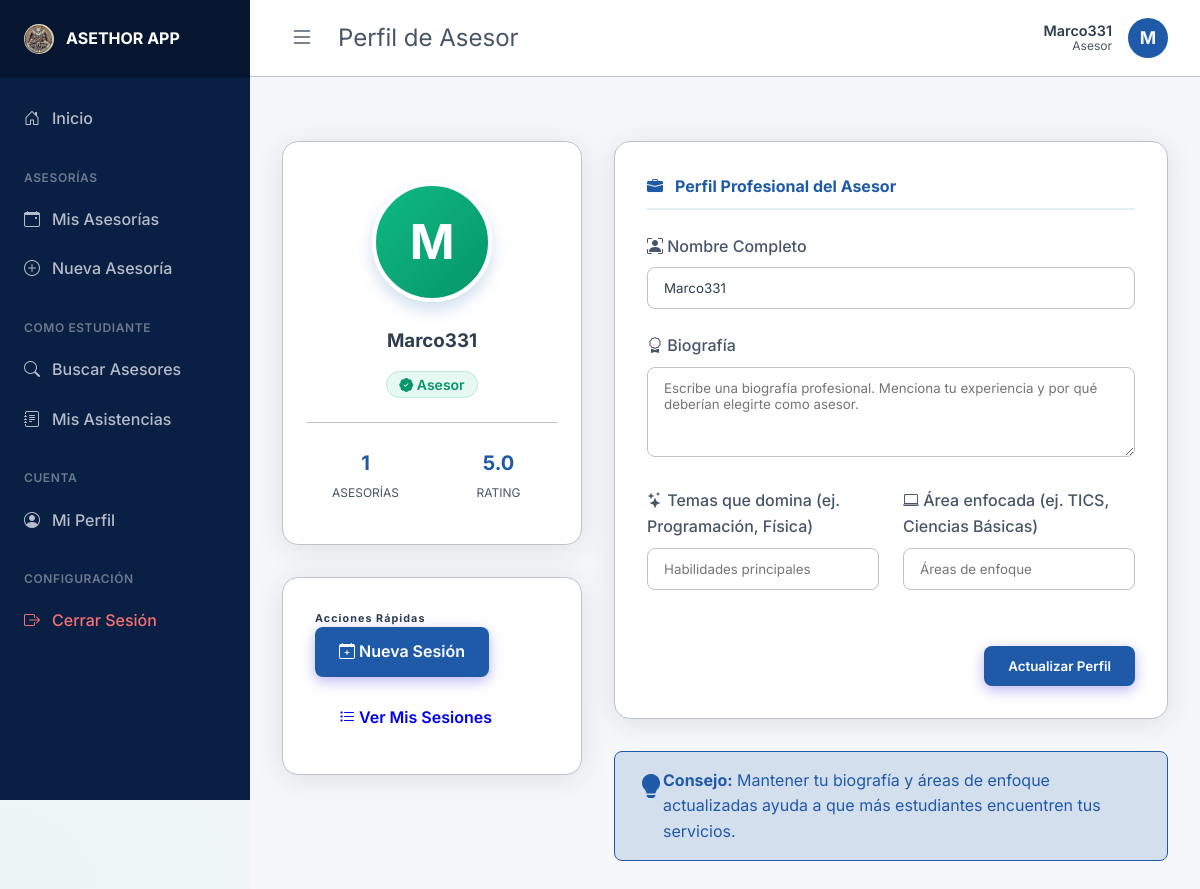
Page /asesor/profile (signed in) on the committed database.
### app/models.py (models this page shows, shortened)
class Profile(db.Model):
    id = db.Column(db.Integer, primary_key=True)
    user_id = db.Column(db.Integer, db.ForeignKey('user.id'), nullable=False)
    full_name = db.Column(db.String(100), nullable=True)
    bio = db.Column(db.Text, nullable=True)
    strengths = db.Column(db.String(200), nullable=True) # e.g. "matemáticas, programación"
    focus_areas = db.Column(db.String(200), nullable=True) # e.g. "álgebra, base de datos sql"
    rating_avg = db.Column(db.Float, default=0.0) # Calculated average for Asesores

class User(db.Model, UserMixin):
    id = db.Column(db.Integer, primary_key=True)
    username = db.Column(db.String(20), unique=True, nullable=False)
    password_hash = db.Column(db.String(60), nullable=False)
    role = db.Column(db.String(20), nullable=False, default='Estudiante') # Super-Admin, Admin, Asesor, Estudiante
    profile = db.relationship('Profile', backref='user', uselist=False, cascade='all, delete-orphan')
    sessions_given = db.relationship('TutoringSession', backref='asesor', cascade='all, delete-orphan')
    reviews_received = db.relationship('Review', foreign_keys='Review.asesor_id', backref='asesor_reviewed', cascade='all, delete-orphan')
    enrollments = db.relationship('Enrollment', backref='student', cascade='all, delete-orphan')
    reviews_given = db.relationship('Review', foreign_keys='Review.student_id', backref='student_reviewer', cascade='all, delete-orphan')

### app/routes/asesor.py (the view)
@asesor.route('/profile', methods=['GET', 'POST'])
def profile():
    form = UpdateAsesorProfileForm()
    if form.validate_on_submit():
        current_user.profile.full_name = form.full_name.data
        current_user.profile.bio = form.bio.data
        current_user.profile.strengths = form.strengths.data
        current_user.profile.focus_areas = form.focus_areas.data
        db.session.commit()
        flash('Tu perfil ha sido actualizado.', 'success')
        return redirect(url_for('asesor.profile'))
    elif request.method == 'GET':
        form.full_name.data = current_user.profile.full_name
        form.bio.data = current_user.profile.bio
        form.strengths.data = current_user.profile.strengths
        form.focus_areas.data = current_user.profile.focus_areas
    return render_template('asesor/profile.html', title='Perfil de Asesor', form=form)

### app/forms/asesor_forms.py
class UpdateAsesorProfileForm(FlaskForm):
    full_name = StringField('Nombre Completo', validators=[Length(max=100)])
    bio = TextAreaField('Biografía', validators=[Length(max=500)])
    strengths = StringField('Temas que domina (ej. Programación, Física)', validators=[Length(max=200)])
    focus_areas = StringField('Área enfocada (ej. TICS, Ciencias Básicas)', validators=[Length(max=200)])
    submit = SubmitField('Actualizar Perfil')

### app/models.py (called while the page is built)
@login_manager.user_loader
def load_user(user_id):
    return User.query.get(int(user_id))

### app/routes/asesor.py (called while the page is built)
@asesor.before_request
@login_required
def check_asesor():
    if current_user.role != 'Asesor':
        flash('Acceso denegado. Esta sección es solo para asesores.', 'danger')
        return redirect(url_for('main.home'))

### app/templates/asesor/profile.html (shortened to what this page needs)
{% extends 'base.html' %}
{% block content %}
<div class="profile-grid">
    <div class="profile-sidebar">
        <div class="glass card profile-sidebar-card">
            <div class="avatar-large" style="background: linear-gradient(135deg, #10b981, #059669);">
                {{ current_user.username[0]|upper }}
            </div>
            <h3 class="mb-1">{{ current_user.username }}</h3>
            <span class="badge mb-3" style="background: rgba(16, 185, 129, 0.1); color: #059669; border: 1px solid rgba(16, 185, 129, 0.2);">
                <i class="bi bi-patch-check-fill"></i> {{ current_user.role }}
            </span>
            <div class="profile-stat-box">
                <div class="stat-item">
                    <span class="stat-value">{{ current_user.sessions_given|length }}</span>
                    <span class="stat-label">Asesorías</span>
                </div>
                <div class="stat-item">
                    <span class="stat-value">{{ "%.1f"|format(current_user.profile.rating_avg or 0.0) }}</span>
                    <span class="stat-label">Rating</span>
                </div>
            </div>
        </div>
        <div class="glass card p-3 mt-4">
            <h6 class="mb-3 text-secondary text-uppercase small" style="letter-spacing: 0.1em;">Acciones Rápidas</h6>
            <a href="{{ url_for('asesor.new_session') }}" class="btn btn-primary btn-sm w-100 mb-2">
                <i class="bi bi-calendar-plus"></i> Nueva Sesión
            </a>
            <a href="{{ url_for('asesor.sessions') }}" class="btn btn-outline-primary btn-sm w-100">
                <i class="bi bi-list-task"></i> Ver Mis Sesiones
            </a>
        </div>
    </div>
    <div class="profile-main-content">
        <div class="glass card">
            <h4 class="form-section-title">
                <i class="bi bi-briefcase-fill"></i> Perfil Profesional del Asesor
            </h4>
            <form method="POST" action="">
                <div class="form-group">
                    <label><i class="bi bi-person-bounding-box"></i> {{ form.full_name.label.text }}</label>
                    {{ form.full_name(class="form-control", placeholder="Nombre completo para mostrar a los estudiantes") }}
                </div>
                <div class="form-group">
                    <label><i class="bi bi-award"></i> {{ form.bio.label.text }}</label>
                    {{ form.bio(class="form-control", rows=4, placeholder="Escribe una biografía profesional. Menciona tu experiencia y por qué deberían elegirte como asesor.") }}
                </div>
                <div class="form-row">
                    <div class="form-group">
                        <label><i class="bi bi-stars"></i> {{ form.strengths.label.text }}</label>
                        {{ form.strengths(class="form-control", placeholder="Habilidades principales") }}
                    </div>
                    <div class="form-group">
                        <label><i class="bi bi-laptop"></i> {{ form.focus_areas.label.text }}</label>
                        {{ form.focus_areas(class="form-control", placeholder="Áreas de enfoque") }}
                    </div>
                </div>
                <div class="text-end mt-4">
                    {{ form.submit(class="btn btn-primary px-5") }}
                </div>
            </form>
        </div>
        <div class="alert alert-info mt-4 d-flex align-items-center gap-3">
            <div style="font-size: 1.5rem;"><i class="bi bi-lightbulb-fill"></i></div>
            <div>
                <strong>Consejo:</strong> Mantener tu biografía y áreas de enfoque actualizadas ayuda a que más estudiantes encuentren tus servicios.
            </div>
        </div>
    </div>
</div>
{% endblock %}

### app/templates/base.html (shortened to what this page needs)
<!DOCTYPE html>
<html lang="es">
<head>
    <link rel="stylesheet" href="{{ url_for('static', filename='css/style.css') }}">
    <link rel="stylesheet" href="https://cdn.jsdelivr.net/npm/bootstrap-icons@1.11.3/font/bootstrap-icons.min.css">
</head>
<body>
    {% if current_user.is_authenticated %}
    <div class="app-wrapper">
        <aside id="sidebar" class="sidebar">
            <div class="sidebar-header">
                <img src="{{ url_for('static', filename='img/logo.jpg') }}" alt="Logo" style="height: 30px; width: 30px; object-fit: cover; border-radius: 50%;">
                <span style="font-weight: 700;">ASETHOR APP</span>
            </div>
            <nav class="sidebar-nav">
                {% if current_user.role != 'Estudiante' %}
                    <a href="{{ url_for('main.home') }}" class="sidebar-link">
                        <i class="bi bi-house-door"></i> Inicio
                    </a>
                {% endif %}
                {% if current_user.role == 'Super-Admin' or current_user.role == 'Admin' %}
                    <div class="sidebar-section">Administración</div>
                    <a href="{{ url_for('admin.dashboard') }}" class="sidebar-link">
                        <i class="bi bi-speedometer2"></i> Panel Admin
                    </a>
                    <a href="{{ url_for('admin.create_user') }}" class="sidebar-link">
                        <i class="bi bi-person-plus"></i> Crear Usuario
                    </a>
                {% elif current_user.role == 'Asesor' %}
                    <div class="sidebar-section">Asesorías</div>
                    <a href="{{ url_for('asesor.sessions') }}" class="sidebar-link">
                        <i class="bi bi-calendar-event"></i> Mis Asesorías
                    </a>
                    <a href="{{ url_for('asesor.new_session') }}" class="sidebar-link">
                        <i class="bi bi-plus-circle"></i> Nueva Asesoría
                    </a>
                    <div class="sidebar-section">Como Estudiante</div>
                    <a href="{{ url_for('estudiante.search') }}" class="sidebar-link">
                        <i class="bi bi-search"></i> Buscar Asesores
                    </a>
                    <a href="{{ url_for('estudiante.my_sessions') }}" class="sidebar-link">
                        <i class="bi bi-journal-text"></i> Mis Asistencias
                    </a>
                    <div class="sidebar-section">Cuenta</div>
                    <a href="{{ url_for('asesor.profile') }}" class="sidebar-link">
                        <i class="bi bi-person-circle"></i> Mi Perfil
                    </a>
                {% endif %}
                <div class="sidebar-section">Configuración</div>
                <a href="{{ url_for('auth.logout') }}" class="sidebar-link" style="color: #f87171;">
                    <i class="bi bi-box-arrow-right"></i> Cerrar Sesión
                </a>
            </nav>
        </aside>
        <main class="main-wrapper">
            <header class="topbar">
                <div class="d-flex align-center gap-1">
                    <button id="sidebarToggle" class="btn-toggle">
                        <i class="bi bi-list"></i>
                    </button>
                    <div class="topbar-title">{% if title %}{{ title }}{% else %}Inicio{% endif %}</div>
                </div>
                <div class="topbar-profile">
                    <div style="text-align: right; line-height: 1.2;">
                        <div style="font-weight: 600; color: var(--text-primary); font-size: 0.9rem;">{{ current_user.profile.full_name or current_user.username }}</div>
                        <div style="font-size: 0.75rem; color: var(--text-secondary);">{{ current_user.role }}</div>
                    </div>
                    <div class="avatar">{{ current_user.username[0]|upper }}</div>
                </div>
            </header>
            <div class="container" style="padding: 2rem;">
    {% endif %}
        {% block content %}{% endblock %}
    {% if current_user.is_authenticated %}
            </div>
        </main>
    </div>
    {% else %}
    </main>
    {% endif %}
</body>
</html>

### rows in the picture
Profile: profile "Marco331", profile "5.0", full_name "Marco331"
User: role "Asesor", username "M", username "Marco331"

### other values in the picture
{{ title }} "Perfil de Asesor"
{{ current_user.sessions_given|length }} "1"
